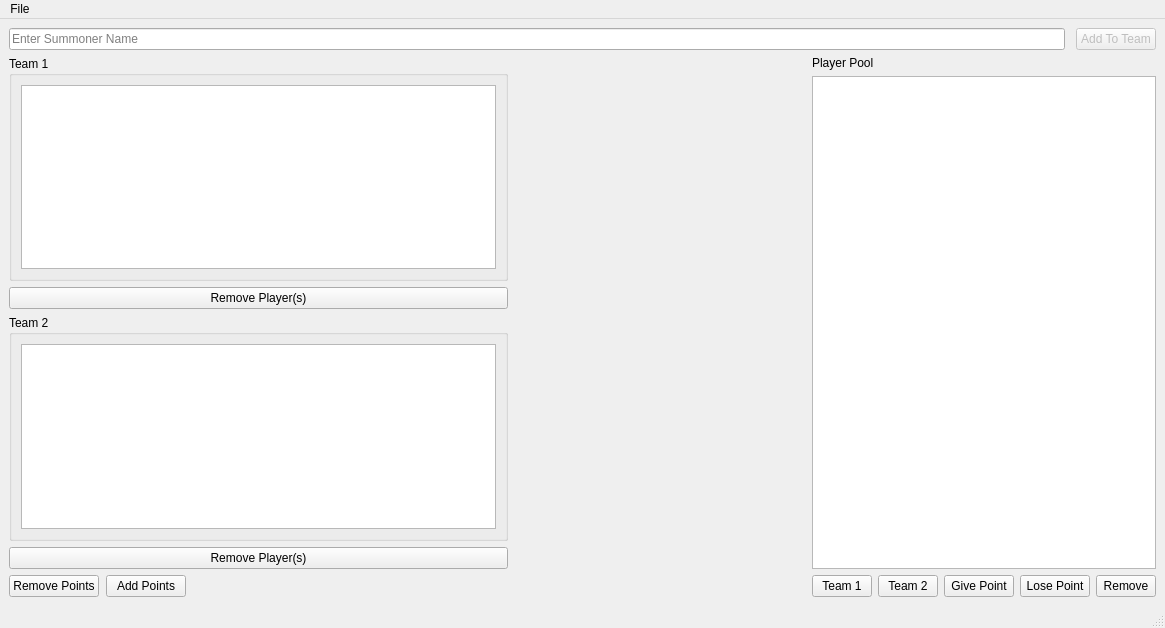
<?xml version="1.0" encoding="UTF-8"?>
<ui version="4.0">
 <class>MainWindow</class>
 <widget class="QMainWindow" name="MainWindow">
  <property name="geometry">
   <rect>
    <x>0</x>
    <y>0</y>
    <width>1165</width>
    <height>628</height>
   </rect>
  </property>
  <property name="windowTitle">
   <string>League Night</string>
  </property>
  <widget class="QWidget" name="centralwidget">
   <layout class="QVBoxLayout" name="verticalLayout_4">
    <item>
     <layout class="QHBoxLayout" name="nameInputLayout">
      <property name="spacing">
       <number>11</number>
      </property>
      <item>
       <widget class="QLineEdit" name="usernameEdit">
        <property name="text">
         <string/>
        </property>
        <property name="placeholderText">
         <string>Enter Summoner Name</string>
        </property>
       </widget>
      </item>
      <item>
       <widget class="QPushButton" name="addPlayerButton">
        <property name="enabled">
         <bool>false</bool>
        </property>
        <property name="text">
         <string>Add To Team</string>
        </property>
       </widget>
      </item>
     </layout>
    </item>
    <item>
     <layout class="QHBoxLayout" name="horizontalLayout_3">
      <item>
       <layout class="QVBoxLayout" name="verticalLayout_3">
        <item>
         <widget class="QGroupBox" name="team1GrpBx">
          <property name="title">
           <string>Team 1</string>
          </property>
          <layout class="QGridLayout" name="gridLayout">
           <item row="1" column="0">
            <widget class="QListWidget" name="team1List">
             <property name="minimumSize">
              <size>
               <width>475</width>
               <height>0</height>
              </size>
             </property>
             <property name="selectionMode">
              <enum>QAbstractItemView::MultiSelection</enum>
             </property>
            </widget>
           </item>
          </layout>
         </widget>
        </item>
        <item>
         <widget class="QPushButton" name="removePlayerTeam1Button">
          <property name="text">
           <string>Remove Player(s)</string>
          </property>
         </widget>
        </item>
        <item>
         <widget class="QGroupBox" name="team2GrpBx">
          <property name="title">
           <string>Team 2</string>
          </property>
          <property name="flat">
           <bool>false</bool>
          </property>
          <property name="checkable">
           <bool>false</bool>
          </property>
          <layout class="QGridLayout" name="gridLayout_2">
           <item row="0" column="0">
            <widget class="QListWidget" name="team2List">
             <property name="selectionMode">
              <enum>QAbstractItemView::MultiSelection</enum>
             </property>
            </widget>
           </item>
          </layout>
         </widget>
        </item>
        <item>
         <widget class="QPushButton" name="removePlayerTeam2Button">
          <property name="text">
           <string>Remove Player(s)</string>
          </property>
         </widget>
        </item>
        <item>
         <layout class="QHBoxLayout" name="teamAddPointsLayout">
          <item>
           <widget class="QPushButton" name="teamRemoveButton">
            <property name="text">
             <string>Remove Points</string>
            </property>
           </widget>
          </item>
          <item>
           <spacer name="horizontalSpacer">
            <property name="orientation">
             <enum>Qt::Horizontal</enum>
            </property>
            <property name="sizeType">
             <enum>QSizePolicy::Minimum</enum>
            </property>
            <property name="sizeHint" stdset="0">
             <size>
              <width>1</width>
              <height>20</height>
             </size>
            </property>
           </spacer>
          </item>
          <item>
           <widget class="QPushButton" name="teamAddButton">
            <property name="text">
             <string>Add Points</string>
            </property>
           </widget>
          </item>
          <item>
           <spacer name="horizontalSpacer_2">
            <property name="orientation">
             <enum>Qt::Horizontal</enum>
            </property>
            <property name="sizeHint" stdset="0">
             <size>
              <width>40</width>
              <height>20</height>
             </size>
            </property>
           </spacer>
          </item>
         </layout>
        </item>
       </layout>
      </item>
      <item>
       <spacer name="horizontalSpacer_3">
        <property name="orientation">
         <enum>Qt::Horizontal</enum>
        </property>
        <property name="sizeType">
         <enum>QSizePolicy::Expanding</enum>
        </property>
        <property name="sizeHint" stdset="0">
         <size>
          <width>20</width>
          <height>20</height>
         </size>
        </property>
       </spacer>
      </item>
      <item>
       <layout class="QVBoxLayout" name="verticalLayout">
        <item>
         <widget class="QLabel" name="label">
          <property name="text">
           <string>Player Pool</string>
          </property>
         </widget>
        </item>
        <item>
         <widget class="QListView" name="playerPoolList"/>
        </item>
        <item>
         <layout class="QHBoxLayout" name="horizontalLayout_2">
          <item>
           <widget class="QPushButton" name="putTeam1Button">
            <property name="maximumSize">
             <size>
              <width>60</width>
              <height>16777215</height>
             </size>
            </property>
            <property name="text">
             <string>Team 1</string>
            </property>
           </widget>
          </item>
          <item>
           <widget class="QPushButton" name="putTeam2Button">
            <property name="maximumSize">
             <size>
              <width>60</width>
              <height>16777215</height>
             </size>
            </property>
            <property name="text">
             <string>Team 2</string>
            </property>
           </widget>
          </item>
          <item>
           <widget class="QPushButton" name="plusPointButton">
            <property name="maximumSize">
             <size>
              <width>70</width>
              <height>16777215</height>
             </size>
            </property>
            <property name="text">
             <string>Give Point</string>
            </property>
           </widget>
          </item>
          <item>
           <widget class="QPushButton" name="minusPointButton">
            <property name="maximumSize">
             <size>
              <width>70</width>
              <height>16777215</height>
             </size>
            </property>
            <property name="text">
             <string>Lose Point</string>
            </property>
           </widget>
          </item>
          <item>
           <widget class="QPushButton" name="removePlayerButton">
            <property name="maximumSize">
             <size>
              <width>60</width>
              <height>16777215</height>
             </size>
            </property>
            <property name="text">
             <string>Remove</string>
            </property>
           </widget>
          </item>
         </layout>
        </item>
       </layout>
      </item>
     </layout>
    </item>
   </layout>
  </widget>
  <widget class="QMenuBar" name="menubar">
   <property name="geometry">
    <rect>
     <x>0</x>
     <y>0</y>
     <width>1165</width>
     <height>21</height>
    </rect>
   </property>
   <widget class="QMenu" name="menuFile">
    <property name="title">
     <string>File</string>
    </property>
    <addaction name="actionExit"/>
   </widget>
   <addaction name="menuFile"/>
  </widget>
  <widget class="QStatusBar" name="statusbar"/>
  <action name="actionExit">
   <property name="text">
    <string>Exit</string>
   </property>
  </action>
 </widget>
 <resources/>
 <connections/>
</ui>
